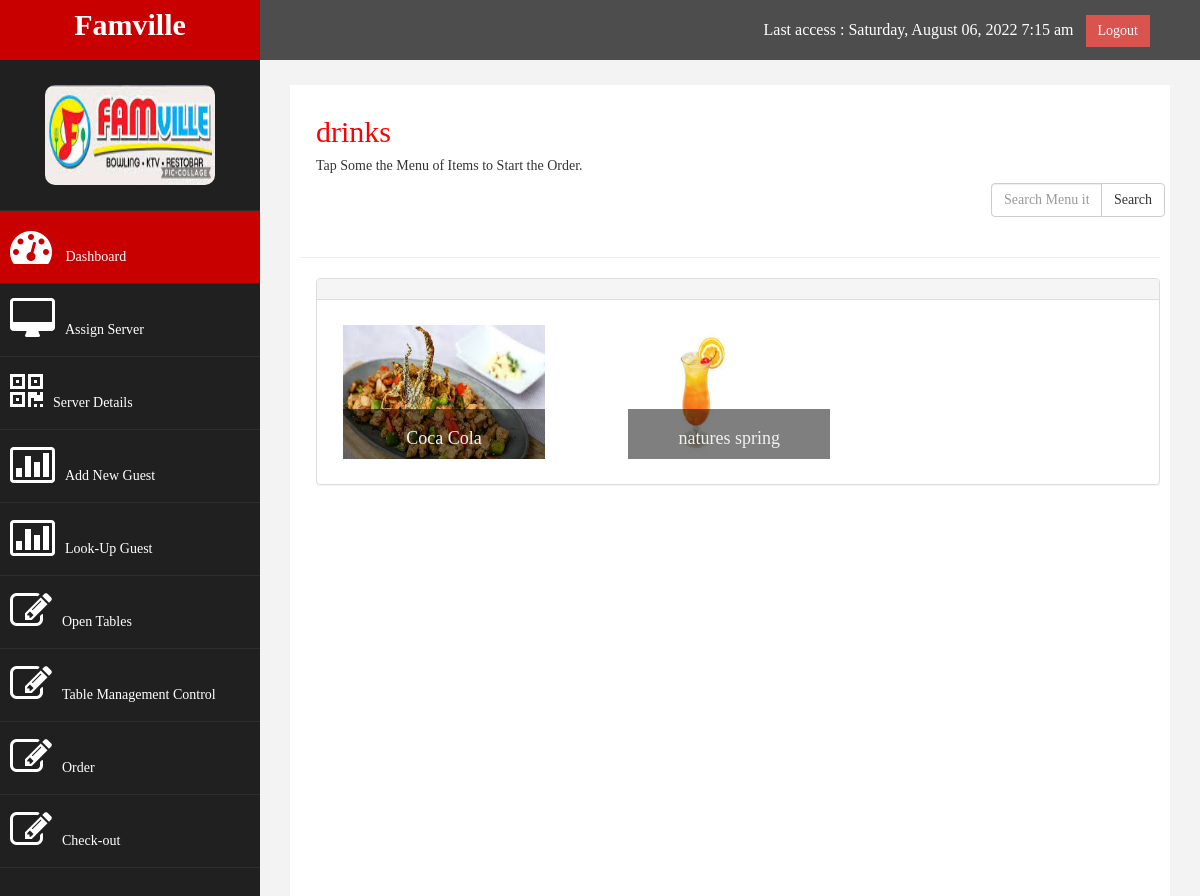
Page /cashier_personnel/order_3.php?id=14 on the committed database.
### tables this page shows
CREATE TABLE `category` (
  `category_id` int(11) NOT NULL,
  `category_type` varchar(100) NOT NULL,
  `category_description` varchar(100) NOT NULL,
  `image` varchar(100) NOT NULL
);

CREATE TABLE `product` (
  `product_id` int(11) NOT NULL,
  `product_name` varchar(100) NOT NULL,
  `product_description` varchar(100) NOT NULL,
  `quantity` int(11) NOT NULL,
  `price` int(11) NOT NULL,
  `status_type_id` int(11) NOT NULL COMMENT 'Enabled; Disabled',
  `availability` varchar(100) NOT NULL COMMENT 'Available; Not-Available',
  `category_id` int(11) NOT NULL,
  `image` varchar(100) NOT NULL,
  `set_type_id` int(11) NOT NULL,
  `tuple_class_id` int(11) NOT NULL,
  `size_class_id` int(11) NOT NULL,
  `product_num_id` varchar(100) NOT NULL,
  `date_start` varchar(100) NOT NULL,
  `date_end` varchar(100) NOT NULL,
  `date_added` timestamp NOT NULL DEFAULT CURRENT_TIMESTAMP ON UPDATE CURRENT_TIMESTAMP
);

### cashier_personnel/order_3.php (the view, shortened to what this page needs)
    <link href="../assets/css/bootstrap.css" rel="stylesheet" />
    <link href="../assets/css/font-awesome.css" rel="stylesheet" />
    <link href="../assets/js/morris/morris-0.4.3.min.css" rel="stylesheet" />
    <link href="../assets/css/custom.css" rel="stylesheet" />
    <link rel="stylesheet" type="text/css" href="../assets/css/css_table_image.css" />
<link href="./image-picker/image-picker.css" rel="stylesheet"/>
<?php
include('../config.php');
include('header.php');
include('side_bar.php');
if(isset($_GET['id'])){
    $id=$_GET['id'];
$sql_prod='SELECT product.product_id, product.product_name, product.quantity, product.price, product.availability, product.category_id, category.category_type, product.image
                            FROM product
                            INNER JOIN category
                            ON category.category_id=product.category_id
                            WHERE category.category_id="'.$id.'"
                            ORDER BY product.product_name ASC';
                        $qry_prod=mysqli_query($CON, $sql_prod) or die(mysqli_error($qry_prod));
                        $category_type='';
                        while($row=mysqli_fetch_array($qry_prod)){
                            $category_type=$row['category_type'];
                            }
}
?>
<div id="page-wrapper">
            <div id="page-inner">
                <div class="row">
                    <div class="col-md-12">
                     <h2><?php echo $category_type; ?></h2>
                        <h5>Tap Some the Menu of Items to Start the Order.</h5>
                    </div>
                    <div class="input-group" style="
    margin-left: 690px;
    margin-top: 10px;
">
                      <input type="text" name="search_table_or_guest" placeholder="Search Menu items..." class="form-control">
                      <span class="form-group input-group-btn">
                        <button type="submit" value="Search" name="btn_search" class="btn btn-default" style="
    margin-right: 10px;
">Search</button>
                      </span>
                </div>
                </div>
                <br />
                 <hr>
               <div class="row">
                <div class="col-md-12">
                    <div class="panel panel-default">
                        <div class="panel-heading">
                        </div>
                        <div class="row">
                        <?php
                        include('../config.php');
                        $sql_prod='SELECT product.product_id, product.product_name, product.quantity, product.price, product.availability, product.category_id, category.category_type, product.image
                            FROM product
                            INNER JOIN category
                            ON category.category_id=product.category_id
                            WHERE category.category_id="'.$id.'"
                            ORDER BY product.product_name ASC';
                        $qry_prod=mysqli_query($CON, $sql_prod) or die(mysqli_error($qry_prod));
                        while($row=mysqli_fetch_array($qry_prod)){
                            $product_id=$row['product_id'];
                            $product_name=$row['product_name'];
                            $availability=$row['availability'];
                            $image=$row['image'];
                            if($availability=='Not-Available'){
                                $val='';
                            }else{
                        ?>
                          <div class="column">
                            <a href="<?php echo './order_2.php?id='.$product_id; ?>"><img src="<?php echo '../images_3/upload/'.$image; ?>" alt="<?php echo $product_name; ?>" style="width: 202px" height="134px"></a>
                            <div class="image-text"><h4 style="text-align: center;"><?php echo $product_name;  ?></h4></div>
                          </div>
                         <?php
                            }
                         }
                         ?>
                        </div>
                    </div>
                </div>
            </div>
    </div>
            </div>
<?php
include('footer.php');
?>

### assets/css/custom.css (style rules this page uses)
body { font-family: 'Open Sans', sans-serif; }
#page-wrapper { padding: 15px 15px; min-height: 600px; background:#F3F3F3; }
#page-inner { width:100%; margin:10px 20px 10px 0px; background-color:#fff!important; padding:10px; min-height:1200px; }
h2 { color: #f00; }
h4 { padding-top:10px; }
@media (min-width:768px) { #page-wrapper { margin: 0 0 0 260px; padding: 15px 30px; min-height: 1200px; } }

### assets/css/css_table_image.css (style rules this page uses)
.column { float: left; width: 33.33%; padding: 25px; }
.row::after { content: ""; clear: both; display: table; }
.row { margin-left: 1px; }
.column { position: relative; max-width: 800px; margin: 0 auto; }
.column img { vertical-align: middle; }
.column .image-text { position: absolute; bottom: 25px; background: rgba(0, 0, 0, 0.5); color: #f1f1f1; width: 202px; }

### css_invoice/css/style.css (style rules this page uses)
* { margin: 0; padding: 0; }
body { font: 14px/1.4 Georgia, serif; }

### rows in the picture
category: category_type "drinks"
product: image (picture), product_name "Coca Cola"
product: image (picture), product_name "natures spring"
